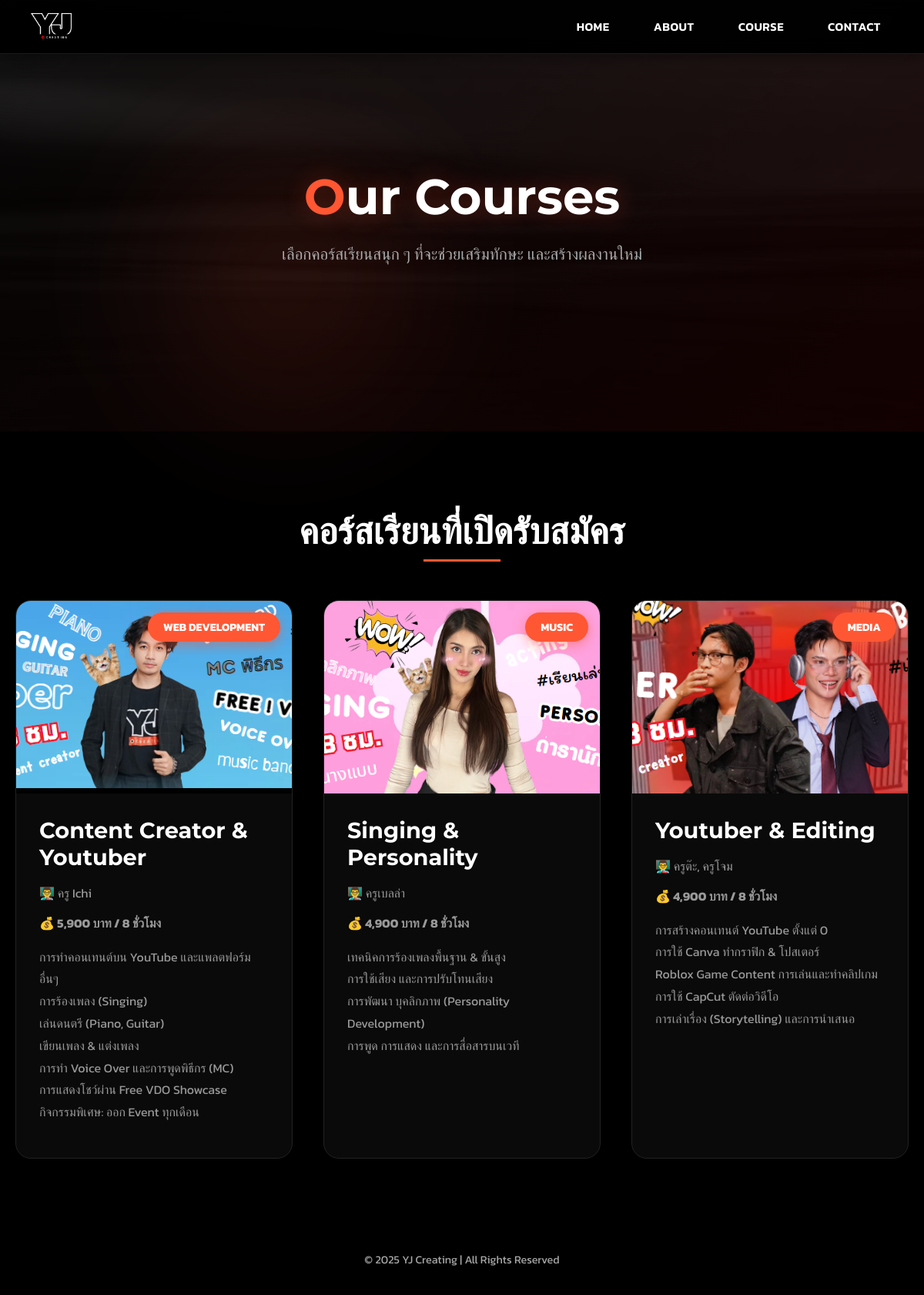
The page /course.php on the database its author committed.
### tables this page shows
CREATE TABLE `course` (
  `CourseID` int(11) NOT NULL,
  `CourseName` varchar(255) NOT NULL,
  `Category` varchar(100) NOT NULL,
  `Description` text DEFAULT NULL,
  `Duration` varchar(100) DEFAULT NULL,
  `Fee` decimal(10,2) DEFAULT NULL,
  `Teacher` varchar(255) DEFAULT NULL,
  `Image` varchar(255) DEFAULT NULL,
  `status` enum('pending','approved','disapproved') DEFAULT 'pending'
);

### course.php (the view, shortened to what this page needs)
<?php
include 'admin/db_connect.php';
$sql = "SELECT * FROM course ORDER BY CourseName ASC";
$result = mysqli_query($conn, $sql);
?>
<?php include 'navbar.php'; ?>
<link rel="stylesheet" href="public/style.css">
<main>
  <section class="hero">
    <div class="hero-content">
      <h1>Our Courses</h1>
      <p>เลือกคอร์สเรียนสนุก ๆ ที่จะช่วยเสริมทักษะ และสร้างผลงานใหม่</p>
    </div>
  </section>
  <section class="courses">
    <h2>คอร์สเรียนที่เปิดรับสมัคร</h2>
    <?php if (mysqli_num_rows($result) > 0) { ?>
      <div class="course-grid">
        <?php while ($row = mysqli_fetch_assoc($result)) { ?>
          <div class="course-card">
            <div class="image-container">
              <img src="uploads/<?= htmlspecialchars($row['Image']) ?>"
                   alt="<?= htmlspecialchars($row['CourseName']) ?>"
                   onerror="this.src='image/placeholder.jpg'">
              <div class="status-badge"><?= htmlspecialchars($row['Category']) ?></div>
            </div>
            <div class="course-content">
              <h3><?= htmlspecialchars($row['CourseName']) ?></h3>
              <p class="teacher">👨‍🏫 <?= htmlspecialchars($row['Teacher']) ?></p>
              <p class="fee">💰 <?= number_format($row['Fee'], 0) ?> บาท / <?= htmlspecialchars($row['Duration']) ?></p>
              <p><?= nl2br(htmlspecialchars($row['Description'])) ?></p>
            </div>
          </div>
        <?php } ?>
      </div>
    <?php } ?>
  </section>
</main>
<?php include 'footer.php'; ?>

### public/navbar.css (style rules this page uses)
main { padding-top: 0 !important; margin-top: 0 !important; }

### public/style.css (style rules this page uses)
* { box-sizing: border-box; margin: 0; padding: 0; }
main { flex: 1; }
h1, h2, h3, h4, h5, h6 { font-family: 'Montserrat', sans-serif; font-weight: 700; color: var(--main-red); margin-bottom: 20px; }
p { color: var(--gray-text); margin-bottom: 15px; }
section { background: var(--dark-bg); padding: 60px 20px; }
.hero-bg1 { background: url('../image/bg1.jpg') no-repeat center center/cover; }

### course.php (style rules this page uses)
* { margin: 0; padding: 0; box-sizing: border-box; }
.hero { min-height: 70vh; display: flex; align-items: center; justify-content: center; text-align: center; background: #000; position: relative; padding: 40px 20px; background-size: cover; background-position: center; }
.hero::before { content: ''; position: absolute; top: 0; left: 0; right: 0; bottom: 0; background: linear-gradient(135deg, rgba(0,0,0,0.8) 0%, rgba(20,0,0,0.9) 100%); z-index: 1; }
.hero::after { content: ''; position: absolute; width: 500px; height: 500px; background: radial-gradient(circle, rgba(255,87,51,0.15) 0%, transparent 70%); top: 20%; left: 10%; border-radius: 50%; filter: blur(80px); z-index: 1; }
.hero-content { position: relative; z-index: 2; }
.hero-content h1 { font-size: 4rem; color: #fff; margin-bottom: 20px; animation: fadeInUp 1s ease; text-shadow: 0 0 30px rgba(255,87,51,0.3); }
.hero-content h1::first-letter { color: #ff5733; }
.hero-content p { font-size: 1.3rem; color: #aaa; max-width: 600px; margin: 0 auto; animation: fadeInUp 1s ease 0.3s both; }
.hero-bg1 { background-image: url('image/course-bg1.jpg'); }
.courses { max-width: 1400px; margin: 0 auto; padding: 100px 20px; background: #000; }
.courses h2 { text-align: center; font-size: 3rem; color: #fff; margin-bottom: 60px; animation: fadeInUp 0.8s ease; position: relative; display: inline-block; width: 100%; }
.courses h2::after { content: ''; position: absolute; bottom: -10px; left: 50%; transform: translateX(-50%); width: 100px; height: 3px; background: #ff5733; }
.course-grid { display: grid; grid-template-columns: repeat(auto-fill, minmax(350px, 1fr)); gap: 40px; }
.course-card { background: #0a0a0a; border-radius: 20px; overflow: hidden; border: 1px solid #222; transition: all 0.3s ease; animation: fadeInUp 0.8s ease both; }
.image-container { position: relative; width: 100%; height: 250px; overflow: hidden; background: #000; }
.image-container img { width: 100%; height: 100%; object-fit: cover; transition: transform 0.3s ease; }
.status-badge { position: absolute; top: 15px; right: 15px; background: #ff5733; color: #fff; padding: 8px 20px; border-radius: 20px; font-size: 0.9rem; font-weight: bold; text-transform: uppercase; box-shadow: 0 4px 15px rgba(255,87,51,0.5); }
.course-content { padding: 30px; }
.course-content h3 { font-size: 1.8rem; color: #fff; margin-bottom: 15px; }
.teacher { font-size: 1.1rem; color: #999; margin-bottom: 10px; }
.fee { font-size: 1.2rem; color: #ff5733; font-weight: bold; margin-bottom: 15px; }
.course-content p { font-size: 1rem; line-height: 1.8; color: #999; }
.course-card:nth-child(1) { animation-delay: 0.1s; }
.course-card:nth-child(2) { animation-delay: 0.2s; }
.course-card:nth-child(3) { animation-delay: 0.3s; }

### rows shown on the page
course: Image (picture), Category "WEB DEVELOPMENT", CourseName "Content Creator & Youtuber", Teacher "ครู Ichi", Fee "5,900", Duration "8 ชั่วโมง", Description "การทำคอนเทนต์บน YouTube และแพลตฟอร์มอื่นๆ การร้องเพลง (Singing) เล่นดนตรี (Piano, Guitar) เขียนเพลง & แต่งเพลง การทำ Voice Over และการพูดพิธีกร (MC) การแสดงโชว์ผ่าน Free VDO Showcase กิจกรรมพิเศษ: ออก Event ทุกเดือน"
course: Image (picture), Category "MUSIC", CourseName "Singing & Personality", Teacher "ครูเบลล่า", Fee "4,900", Duration "8 ชั่วโมง", Description "เทคนิคการร้องเพลงพื้นฐาน & ขั้นสูง การใช้เสียง และการปรับโทนเสียง การพัฒนา บุคลิกภาพ (Personality Development) การพูด การแสดง และการสื่อสารบนเวที"
course: Image (picture), Category "MEDIA", CourseName "Youtuber & Editing", Teacher "ครูต๊ะ, ครูโจม", Fee "4,900", Duration "8 ชั่วโมง", Description "การสร้างคอนเทนต์ YouTube ตั้งแต่ 0 การใช้ Canva ทำกราฟิก & โปสเตอร์ Roblox Game Content การเล่นและทำคลิปเกม การใช้ CapCut ตัดต่อวิดีโอ การเล่าเรื่อง (Storytelling) และการนำเสนอ"
